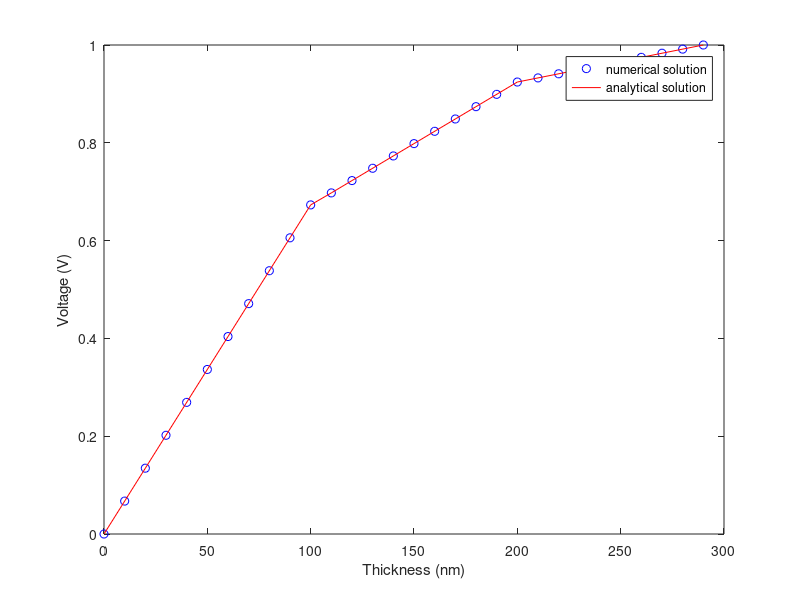

The MATLAB script that drew this image:
clear all;

%%
% Permittivity
% 
% Aluminum: 1.46
% mos2: 4
% silicon dioxide: 3.9
% silicon: 11.68
%%
N = 1;

mat_th = [100 10 90 90]; %thickness
e = [1.46 4 3.9 11.68]; %permittivity

d = mat_th(1);
for n = 2:numel(mat_th)
  d = gcd(d,mat_th(n));
end

Num = mat_th.*N./d;

A=zeros(sum(Num)+1,sum(Num)+1);
A(1,1)=1;
A(sum(Num)+1,sum(Num)+1)=1;

sum_num=1;
for i = 1:numel(mat_th)
    for j = sum_num+1:sum_num+Num(i)-1
        A(j,j-1)= e(i);
        A(j,j) = -2*e(i);
        A(j,j+1)= e(i);
    end
    
    if i<numel(mat_th)
    sum_num=sum_num+Num(i);
    A(sum_num,sum_num-1) = e(i);
    A(sum_num,sum_num) = -e(i) -e(i+1);
    A(sum_num,sum_num+1) = e(i+1);
    end
end

b= zeros(sum(Num)+1,1);
b(sum(Num)+1,1) = 1;
x = A \ b;

%% analytical solution

C(1) = e(1)/mat_th(1)*10^9;
C(2) = e(2)/mat_th(2)*10^9;
C(3) = e(3)/mat_th(3)*10^9;
C(4) = e(4)/mat_th(4)*10^9;

V(1)=1/(1+C(1)/C(2)+C(1)/C(3)+C(1)/C(4));
V(2)=C(1)/C(2)*V(1);
V(3)=C(1)/C(3)*V(1);
V(4)=C(1)/C(4)*V(1);


%% plot

V_tot(1) = 0
V_tot(2) = V(1)
for i = 2:numel(V)
    V_tot(i+1) = V_tot(i)+V(i)
end

Num_x(1) = 0
Num_x(2) = Num(1)
for i = 2:numel(Num)
    Num_x(i+1) = Num_x(i)+Num(i)
end
figure(1)
xdata = 0:sum(Num)
plot(xdata*d/N,x,'bo',Num_x*d/N,V_tot,'r-');
xlabel('Thickness (nm)');
ylabel('Voltage (V)');
legend('numerical solution','analytical solution')
